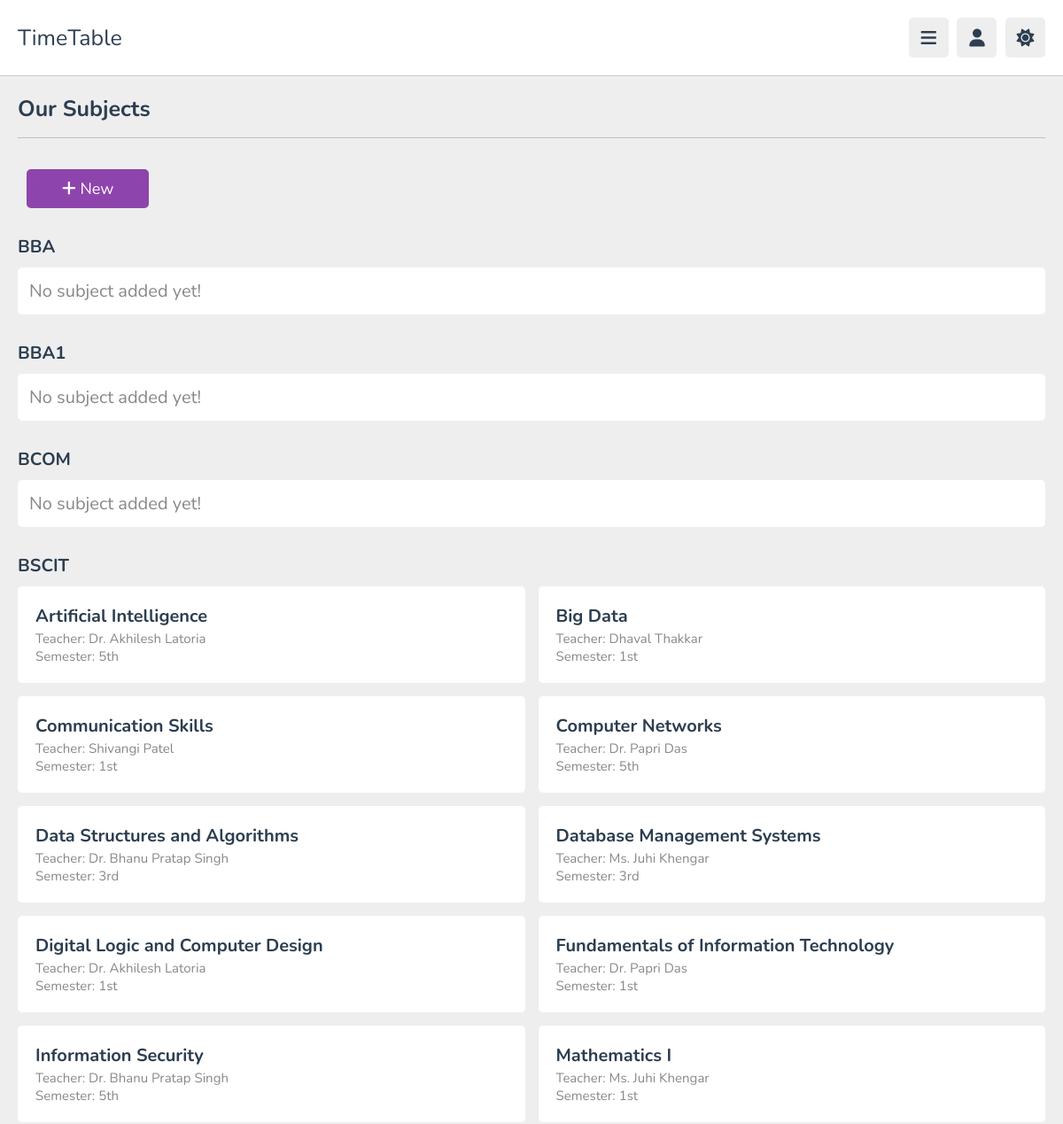
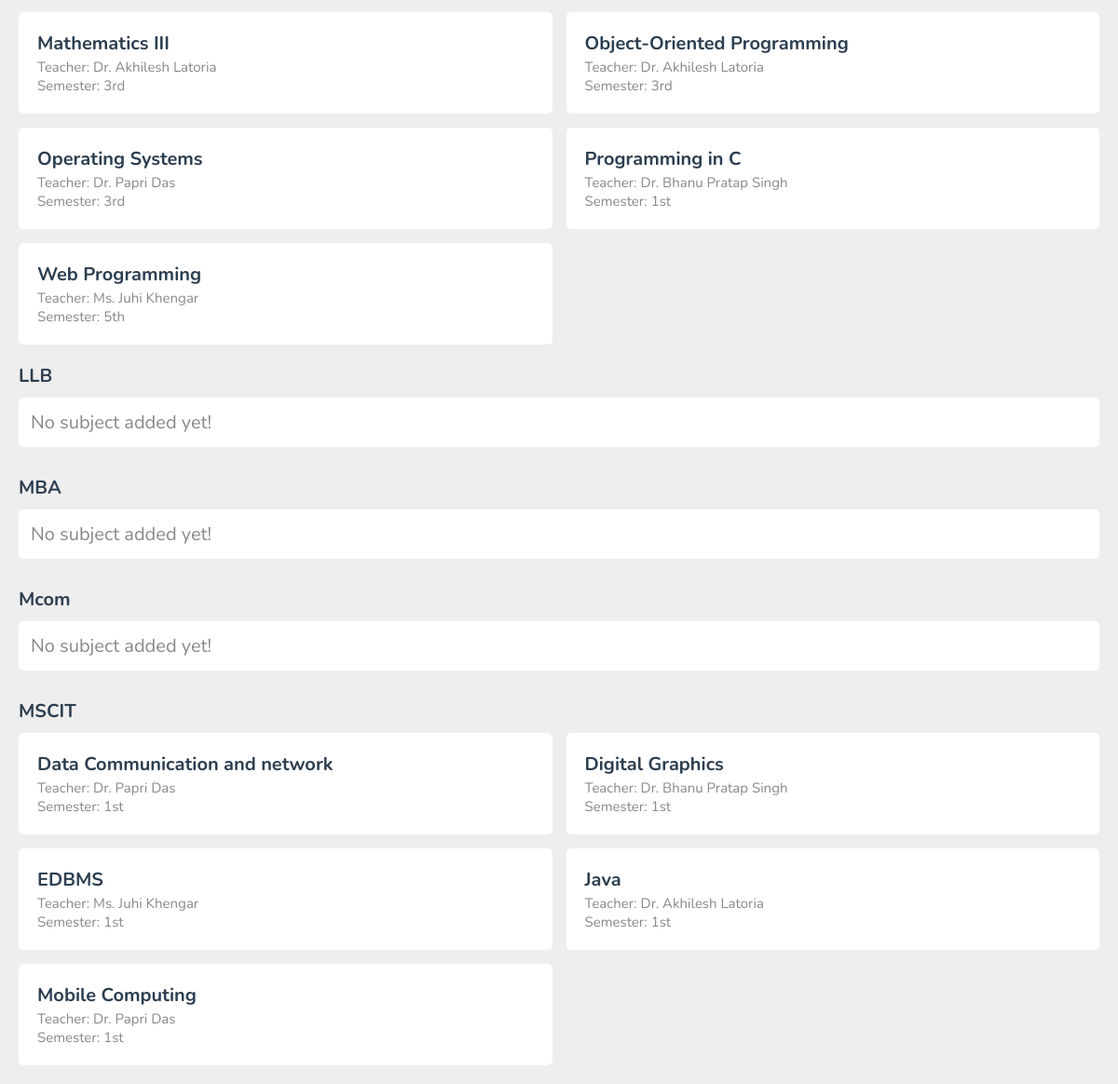
/admin/subjects.php (signed in), run on the app's committed database (2 pictures, top to bottom).
### tables this page shows
CREATE TABLE `courses` (
  `course_id` int(11) NOT NULL,
  `course_name` varchar(200) NOT NULL,
  `description` varchar(10000) NOT NULL
);

CREATE TABLE `subjects` (
  `subject_id` int(11) NOT NULL,
  `subject_name` varchar(100) NOT NULL,
  `course_id` int(11) NOT NULL,
  `sem_id` int(11) NOT NULL,
  `assign_id` int(11) NOT NULL
);

CREATE TABLE `teachers` (
  `teacher_id` int(11) NOT NULL,
  `name` varchar(100) NOT NULL,
  `email` varchar(100) NOT NULL,
  `password` varchar(100) NOT NULL,
  `contact_no` varchar(12) NOT NULL,
  `gender` varchar(10) NOT NULL,
  `address` varchar(200) NOT NULL,
  `image` varchar(200) NOT NULL
);

CREATE TABLE `semesters` (
  `sem_id` int(11) NOT NULL,
  `sem_name` varchar(20) NOT NULL,
  `course_id` int(11) NOT NULL
);

### admin/subjects.php (the view, shortened to what this page needs)
<?php
require ("header.php");
?>
<!DOCTYPE html>
<html lang="en">
<head>
    <link rel="stylesheet" href="https://cdnjs.cloudflare.com/ajax/libs/font-awesome/6.1.2/css/all.min.css">
    <link rel="stylesheet" href="../css/style.css">
</head>
<body>
    <section class="subjects">
        <h1 class="heading">Our Subjects</h1>
        <div class="data">
            <a href="subject_add.php"><button class="btn"><i class="fa fa-plus"></i> New </button></a>
        </div>
        <?php
        $course_id_query = "SELECT * FROM courses ORDER BY course_name ASC";
        $course_result = mysqli_query($conn, $course_id_query);
        while ($course_row = mysqli_fetch_array($course_result)):
            ?>
            <div class="subject-container">
                <h3 class="course-header"><?php echo $course_row['course_name'] ?></h3>
                <div class="box-container">
                    <?php
                    $course_id = $course_row['course_id'];
                    $subject_query = "SELECT * FROM subjects WHERE course_id='$course_id' ORDER BY subject_name ASC";
                    $subject_result = mysqli_query($conn, $subject_query);
                    if ($subject_result->num_rows > 0) {
                        while ($subject_row = mysqli_fetch_array($subject_result)): ?>
                            <div class="box">
                                <div class="tutor">
                                    <div class="info">
                                        <h3><?php echo $subject_row['subject_name']; ?></h3>
                                        <span>Teacher:
                                            <?php
                                            $ta_id = $subject_row['assign_id'];
                                            $ta_query = "SELECT * FROM teacher_assign WHERE assign_id = '$ta_id'";
                                            $ta_result = mysqli_query($conn, $ta_query);
                                            $ta_row = mysqli_fetch_array($ta_result);
                                            $teacher_id = $ta_row['teacher_id'];
                                            $teacher_query = "SELECT * FROM teachers WHERE teacher_id = '$teacher_id'";
                                            $teacher_result = mysqli_query($conn, $teacher_query);
                                            $teacher_row = mysqli_fetch_array($teacher_result);
                                            echo $teacher_row['name'];
                                            ?>
                                        </span>
                                        <span>Semester:
                                            <?php
                                            $sem_id = $subject_row['sem_id'];
                                            $sem_query = "SELECT * FROM semesters WHERE sem_id = '$sem_id'";
                                            $sem_result = mysqli_query($conn, $sem_query);
                                            $sem_row = mysqli_fetch_array($sem_result);
                                            echo $sem_row['sem_name'];
                                            ?>
                                        </span>
                                    </div>
                                </div>
                            </div>
                        <?php endwhile;
                    } else {
                        echo '<p class="msg" style="color: var(--light-color);">No subject added yet!</p>';
                    } ?>
                </div>
            </div>
        <?php endwhile; ?>
    </section>
</body>
</html>

### css/style.css (style rules this page uses)
:root { --main-color: #8e44ad; --red: #e74c3c; --orange: #f39c12; --light-color: #888; --light-bg: #eee; --black: #2c3e50; --white: #fff; --border: .1rem solid rgba(0, 0, 0, .2); }
* { font-family: 'Nunito', sans-serif; margin: 0; padding: 0; box-sizing: border-box; outline: none; border: none; text-decoration: none; }
.msg { background-color: var(--white); width: 100%; padding: 13px; margin-bottom: 1rem; color: var(--black); font-size: 2rem; border-radius: 0.5rem; }
html { font-size: 62.5%; overflow-x: hidden; }
body { background-color: var(--light-bg); padding-left: 30rem; }
section { padding: 2rem; margin: 0 auto; max-width: 1200px; }
.heading { font-size: 2.5rem; color: var(--black); margin-bottom: 2.5rem; border-bottom: var(--border); padding-bottom: 1.5rem; text-transform: capitalize; }
.inline-btn, .inline-option-btn, .inline-delete-btn, .btn, .delete-btn, .option-btn { border-radius: .5rem; color: #fff; font-size: 1.8rem; cursor: pointer; text-transform: capitalize; padding: 1rem 3rem; text-align: center; margin-top: 1rem; }
.btn, .delete-btn, .option-btn { display: block; width: 100%; }
.btn, .inline-btn { background-color: var(--main-color); }
.subjects .data { display: flex; align-items: center; }
.subjects .data .btn { margin: 1rem; }
.subjects .box-container { display: grid; grid-template-columns: repeat(auto-fit, minmax(38rem, 1fr)); gap: 1.5rem; justify-content: center; align-items: flex-start; }
.subjects .course-header { font-size: 2rem; margin-top: 2rem; margin-bottom: 1rem; color: var(--black); }
.subjects .box-container .box { border-radius: .5rem; background-color: var(--white); padding: 2rem; }
.subjects .box-container .box .tutor { display: flex; align-items: center; gap: 1.5rem; }
.subjects .box-container .box .tutor .info { display: grid; width: 100%; }
.subjects .box-container .box .tutor h3 { font-size: 2rem; color: var(--black); margin-bottom: .2rem; }
.subjects .box-container .box .tutor span { font-size: 1.5rem; color: var(--light-color); }
@media (max-width:1200px) { body { padding-left: 0; } }

### data on the page
courses: course_name "BBA", shows "No subject added yet!"
courses: course_name "BBA1", shows "No subject added yet!"
courses: course_name "BCOM", shows "No subject added yet!"
courses: course_name "BSCIT"
subjects: subject_name "Artificial Intelligence", teachers.name "Dr. Akhilesh Latoria", sem.sem_name "5th"
subjects: subject_name "Big Data", teachers.name "Dhaval Thakkar", sem.sem_name "1st"
subjects: subject_name "Communication Skills", teachers.name "Shivangi Patel", sem.sem_name "1st"
subjects: subject_name "Computer Networks", teachers.name "Dr. Papri Das", sem.sem_name "5th"
subjects: subject_name "Data Structures and Algorithms", teachers.name "Dr. Bhanu Pratap Singh", sem.sem_name "3rd"
subjects: subject_name "Database Management Systems", teachers.name "Ms. Juhi Khengar", sem.sem_name "3rd"
subjects: subject_name "Digital Logic and Computer Design", teachers.name "Dr. Akhilesh Latoria", sem.sem_name "1st"
subjects: subject_name "Fundamentals of Information Technology", teachers.name "Dr. Papri Das", sem.sem_name "1st"
subjects: subject_name "Information Security", teachers.name "Dr. Bhanu Pratap Singh", sem.sem_name "5th"
subjects: subject_name "Mathematics I", teachers.name "Ms. Juhi Khengar", sem.sem_name "1st"
subjects: subject_name "Mathematics III", teachers.name "Dr. Akhilesh Latoria", sem.sem_name "3rd"
subjects: subject_name "Object-Oriented Programming", teachers.name "Dr. Akhilesh Latoria", sem.sem_name "3rd"
subjects: subject_name "Operating Systems", teachers.name "Dr. Papri Das", sem.sem_name "3rd"
subjects: subject_name "Programming in C", teachers.name "Dr. Bhanu Pratap Singh", sem.sem_name "1st"
subjects: subject_name "Web Programming", teachers.name "Ms. Juhi Khengar", sem.sem_name "5th"
courses: course_name "LLB", shows "No subject added yet!"
courses: course_name "MBA", shows "No subject added yet!"
courses: course_name "Mcom", shows "No subject added yet!"
courses: course_name "MSCIT"
subjects: subject_name "Data Communication and network", teachers.name "Dr. Papri Das", sem.sem_name "1st"
subjects: subject_name "Digital Graphics", teachers.name "Dr. Bhanu Pratap Singh", sem.sem_name "1st"
subjects: subject_name "EDBMS", teachers.name "Ms. Juhi Khengar", sem.sem_name "1st"
subjects: subject_name "Java", teachers.name "Dr. Akhilesh Latoria", sem.sem_name "1st"
subjects: subject_name "Mobile Computing", teachers.name "Dr. Papri Das", sem.sem_name "1st"
